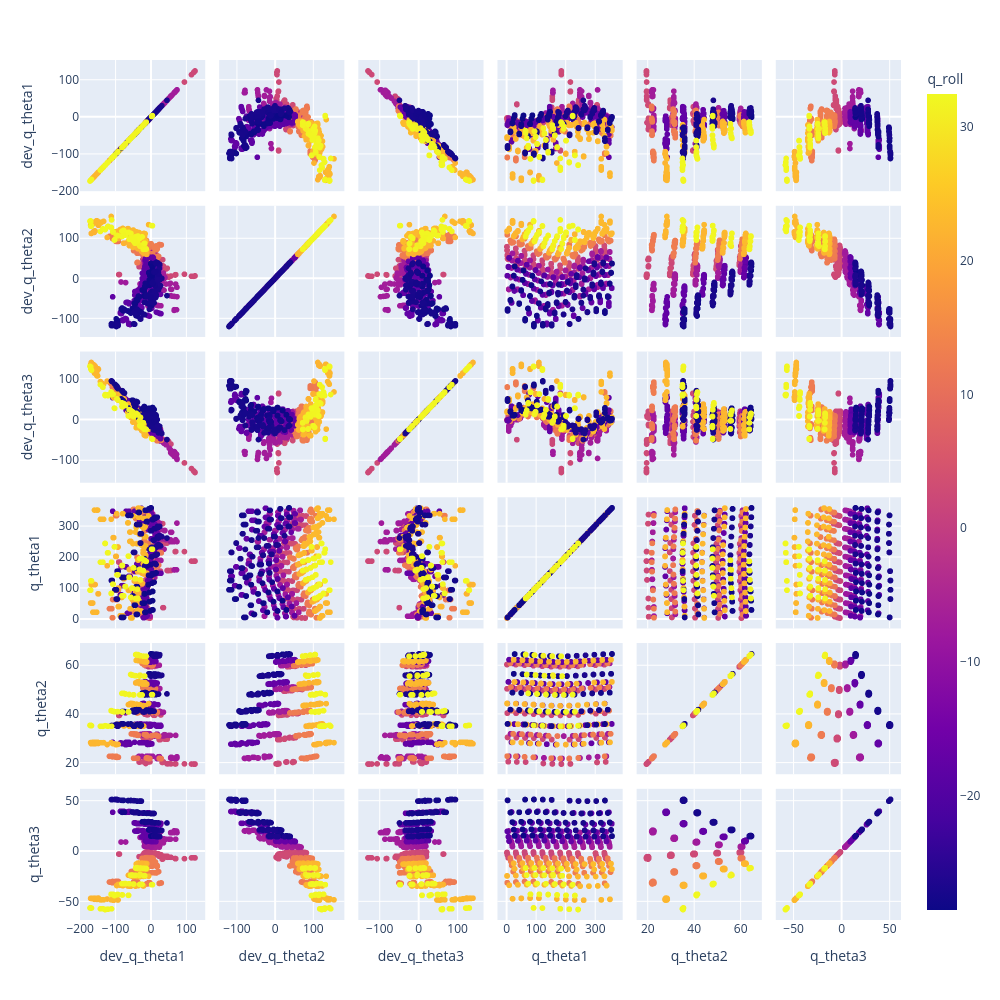

Notebook code cell kept with this figure:
### Markdown cell above
# Theta Space Residuals - QUEST ONLY

### Code cell
fig = px.scatter_matrix(d, dimensions=["dev_q_theta1", "dev_q_theta2", "dev_q_theta3", "q_theta1", "q_theta2", "q_theta3"], color="q_roll")
fig.update_layout(height=1000,width=1000 )
fig.show()

### Figure 1 — Plotly figure (JSON) as saved in the notebook; plotly's stock layout.template omitted (floating-point values rounded to 4 significant figures; data arrays with more than 128 entries replaced by an {"elided": "..."} marker saying what was removed)
{"data": [{"dimensions": [{"axis": {"matches": true}, "label": "dev_q_theta1", "values": {"elided": "1742 float values"}}, {"axis": {"matches": true}, "label": "dev_q_theta2", "values": {"elided": "1742 float values"}}, {"axis": {"matches": true}, "label": "dev_q_theta3", "values": {"elided": "1742 float values"}}, {"axis": {"matches": true}, "label": "q_theta1", "values": {"elided": "1742 float values"}}, {"axis": {"matches": true}, "label": "q_theta2", "values": {"elided": "1742 float values"}}, {"axis": {"matches": true}, "label": "q_theta3", "values": {"elided": "1742 float values"}}], "hovertemplate": "%{xaxis.title.text}=%{x}<br>%{yaxis.title.text}=%{y}<br>q_roll=%{marker.color}<extra></extra>", "legendgroup": "", "marker": {"color": {"elided": "1742 float values"}, "coloraxis": "coloraxis", "symbol": "circle"}, "name": "", "showlegend": false, "type": "splom"}], "layout": {"coloraxis": {"colorbar": {"title": {"text": "q_roll"}}, "colorscale": [[0, "#0d0887"], [0.1111, "#46039f"], [0.2222, "#7201a8"], [0.3333, "#9c179e"], [0.4444, "#bd3786"], [0.5556, "#d8576b"], [0.6667, "#ed7953"], [0.7778, "#fb9f3a"], [0.8889, "#fdca26"], [1, "#f0f921"]]}, "dragmode": "select", "height": 1000, "legend": {"tracegroupgap": 0}, "margin": {"t": 60}, "width": 1000}}
